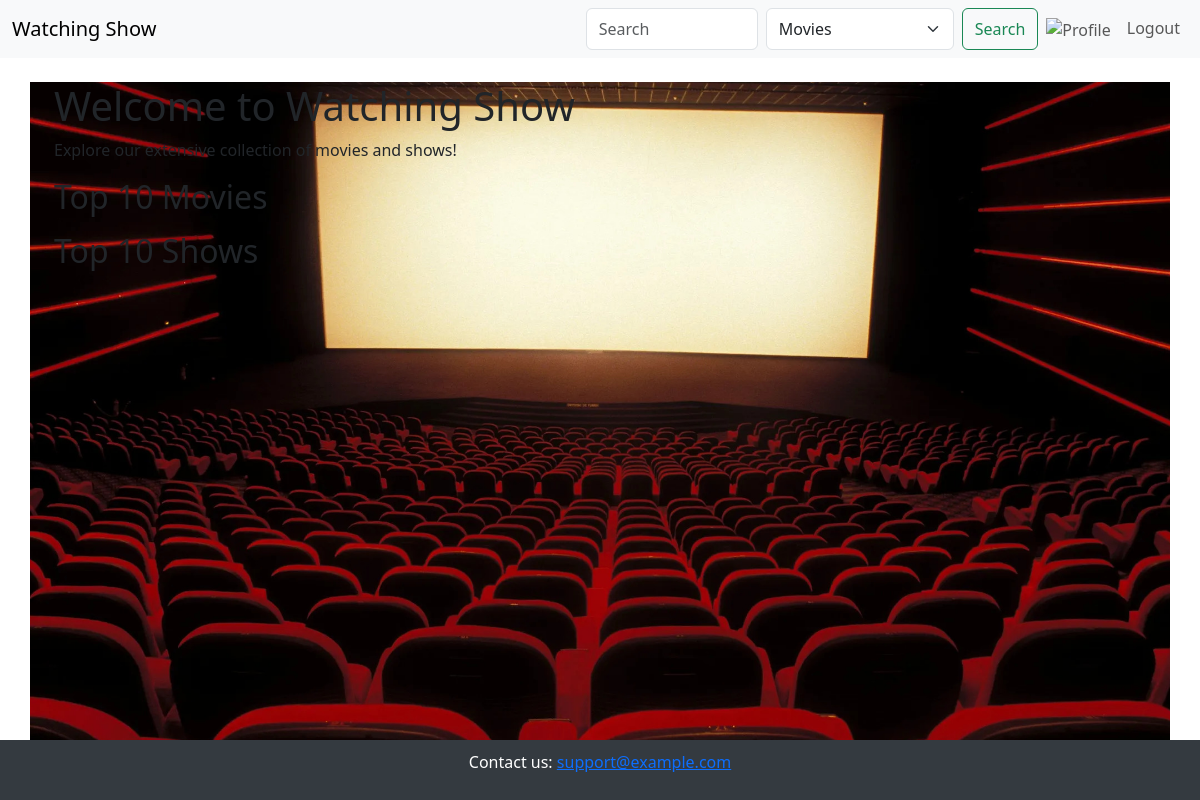
Page / (signed in) on the earlier database version.
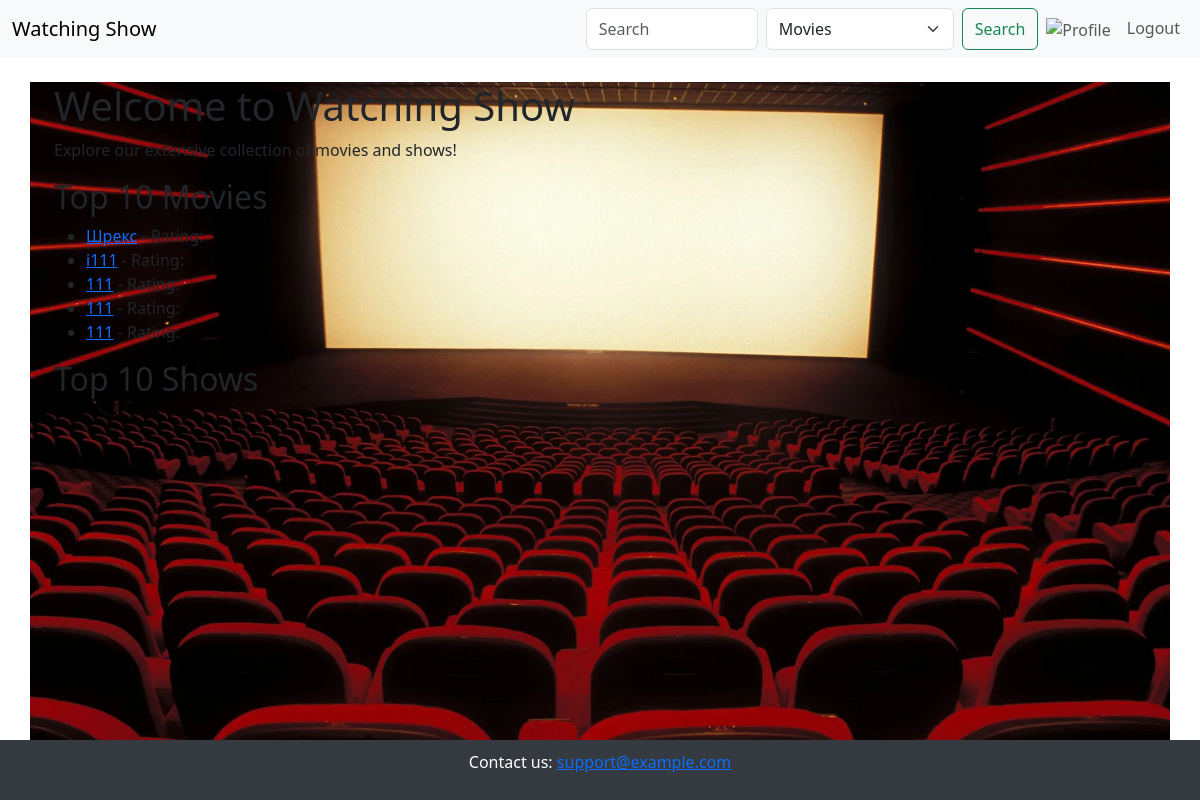
Same page on the later database version.
### app/models.py (models this page shows)
class Movie(db.Model):
    id = db.Column(db.Integer, primary_key=True)
    title = db.Column(db.String(150), nullable=False)
    description = db.Column(db.Text, nullable=False)
    genre = db.Column(db.String(100), nullable=True)
    year = db.Column(db.Integer, nullable=True)
    thumbnail_url = db.Column(db.String(250), nullable=False)
    video_url = db.Column(db.String(250), nullable=False)
    external_rating = db.Column(db.Float, default=0)
    @property
    def average_rating(self):
        user_rating_avg = (
                db.session.query(db.func.avg(Rating.rating))
                .filter(Rating.movie_id == self.id)
                .scalar() or 0
        )
        return round((user_rating_avg + self.external_rating) / 2, 1)

### app/routes/main.py (the view)
@main.route('/')
def index():
    top_movies = Movie.query.order_by(Movie.external_rating.desc()).limit(10).all()
    top_shows = Show.query.order_by(Show.external_rating.desc()).limit(10).all()
    if current_user.is_authenticated:
        user_movies = get_recommended_movies(current_user.id)
        user_shows = get_recommended_shows(current_user.id)
    else:
        user_movies = top_movies
        user_shows = top_shows
    return render_template(
        'index.html', top_movies=user_movies, top_shows=user_shows
    )

### app/routes/__init__.py (called while the page is built)
@login_manager.user_loader
def load_user(user_id):
    return User.query.get(int(user_id))

### app/utils.py (called while the page is built)
def get_recommended_movies(user_id):
    user_pref = UserPreference.query.filter_by(user_id=user_id).first()
    if not user_pref:
        return Movie.query.order_by(Movie.external_rating.desc()).limit(10).all()
    genre_movies = Movie.query.filter(Movie.genre.ilike(f"%{user_pref.genre}%")).order_by(Movie.external_rating.desc()).limit(5).all()
    top_movies = Movie.query.order_by(Movie.external_rating.desc()).limit(5).all()
    return {movie.id: movie for movie in (genre_movies + top_movies)}.values()

def get_recommended_shows(user_id):
    user_pref = UserPreference.query.filter_by(user_id=user_id).first()
    if not user_pref:
        return Show.query.order_by(Show.external_rating.desc()).limit(10).all()
    genre_shows = Show.query.filter(Show.genre.ilike(f"%{user_pref.genre}%")).order_by(Show.external_rating.desc()).limit(5).all()
    top_shows = Show.query.order_by(Show.external_rating.desc()).limit(5).all()
    return {show.id: show for show in (genre_shows + top_shows)}.values()

### app/templates/index.html (shortened to what this page needs)
{% extends 'base.html' %}
{% block content %}
<div class="container">
    <h1>Welcome to Watching Show</h1>
    <p>Explore our extensive collection of movies and shows!</p>
    <h2>Top 10 Movies</h2>
    <ul>
        {% for movie in top_movies %}
        <li>
            <a href="{{ url_for('main.watch', content_type='movie', content_id=movie.id) }}">{{ movie.title }}</a> - Rating: {{ movie.average_rating }}
        </li>
        {% endfor %}
    </ul>
    <h2>Top 10 Shows</h2>
</div>
{% endblock %}

### app/templates/base.html (shortened to what this page needs)
<!DOCTYPE html>
<html lang="en">
<head>
    <link href="https://cdn.jsdelivr.net/npm/bootstrap@5.3.0/dist/css/bootstrap.min.css" rel="stylesheet">
</head>
<body>
    {% include 'components/navbar.html' %}
    <main class="container mt-4">
        {% block content %}{% endblock %}
    </main>
    <footer>
        <p>Contact us: <a href="mailto:support@example.com">support@example.com</a></p>
    </footer>
</body>
</html>

### app/templates/components/navbar.html (shortened to what this page needs)
<nav class="navbar navbar-expand-lg navbar-light bg-light">
    <div class="container-fluid">
        <a class="navbar-brand" href="{{ url_for('main.index') }}">Watching Show</a>
        <div class="collapse navbar-collapse" id="navbarNav">
            <ul class="navbar-nav ms-auto">
                <form class="d-flex" action="{{ url_for('main.content_list') }}" method="get">
                    <input class="form-control me-2" type="search" name="query" placeholder="Search">
                    <select class="form-select me-2" name="type">
                        <option value="movie" selected>Movies</option>
                    </select>
                    <button class="btn btn-outline-success" type="submit">Search</button>
                </form>
                {% if current_user.is_authenticated %}
                <li class="nav-item">
                    <a href="{{ url_for('auth.view_account') }}" class="nav-link">
                        <img src="/static/profile-icon.png" alt="Profile" style="width: 24px; height: 24px;">
                    </a>
                </li>
                <li class="nav-item">
                    <a class="nav-link" href="{{ url_for('auth.logout') }}">Logout</a>
                </li>
                {% endif %}
            </ul>
        </div>
    </div>
</nav>

### app/templates/base.html (style rules this page uses)
body { display: flex; flex-direction: column; min-height: 100vh; margin: 0; }
main { flex: 1; background-image: url('../../static/images/background.jpg'); background-repeat: no-repeat; background-position: center center; background-attachment: fixed; background-size: cover; }
footer { background-color: #343a40; color: white; text-align: center; padding: 10px 0; }

Differences in the rows shown:
added Movie: title "Шрекс"
added Movie: title "i111"
added Movie: title "111"
added Movie: title "111"
added Movie: title "111"
